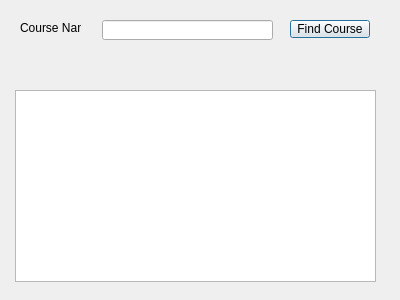
<?xml version="1.0" encoding="UTF-8"?>
<ui version="4.0">
 <class>FindCourses</class>
 <widget class="QDialog" name="FindCourses">
  <property name="geometry">
   <rect>
    <x>0</x>
    <y>0</y>
    <width>400</width>
    <height>300</height>
   </rect>
  </property>
  <property name="maximumSize">
   <size>
    <width>400</width>
    <height>300</height>
   </size>
  </property>
  <property name="windowTitle">
   <string>Find Course</string>
  </property>
  <property name="autoFillBackground">
   <bool>true</bool>
  </property>
  <widget class="QLabel" name="label">
   <property name="geometry">
    <rect>
     <x>20</x>
     <y>20</y>
     <width>61</width>
     <height>16</height>
    </rect>
   </property>
   <property name="text">
    <string>Course Name</string>
   </property>
  </widget>
  <widget class="QLineEdit" name="txtCourseName">
   <property name="geometry">
    <rect>
     <x>102</x>
     <y>20</y>
     <width>171</width>
     <height>20</height>
    </rect>
   </property>
  </widget>
  <widget class="QPushButton" name="btnFindCourse">
   <property name="geometry">
    <rect>
     <x>290</x>
     <y>20</y>
     <width>80</width>
     <height>18</height>
    </rect>
   </property>
   <property name="text">
    <string>Find Course</string>
   </property>
  </widget>
  <widget class="QTableView" name="tableView">
   <property name="geometry">
    <rect>
     <x>15</x>
     <y>90</y>
     <width>361</width>
     <height>192</height>
    </rect>
   </property>
  </widget>
 </widget>
 <resources/>
 <connections/>
</ui>
